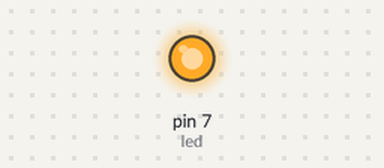
Bench run of a sketch on a simulated Arduino Uno, built with avr-gcc and run on an emulated ATmega328P. On the bench: output pins drawn as LEDs (lit = HIGH).

Above: at 1.5 s.
At 5.0 s:
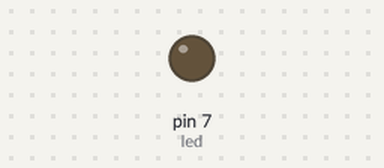
Timing chart, 0 to 9.1 s (numbered marks = the images above):
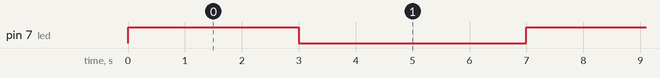

Measured:
- by itself, pin 7 (led): alternates HIGH for 3.0 s and LOW for 4.0 s

The sketch:

sketch_mar03a.ino
```cpp
int led = 7;
void setup()
{
 //  initialize the digital pin as an output
 pinMode(led,  OUTPUT);

}

void loop()
{
 digitalWrite(led, HIGH);  // turn the LED on (HIGH is the voltage level)
 delay(3000);              // wait three seconds
 digitalWrite(led, LOW);    // turn the LED off by making the voltage LOW
 delay(4000);               // wait four seconds


}
```
